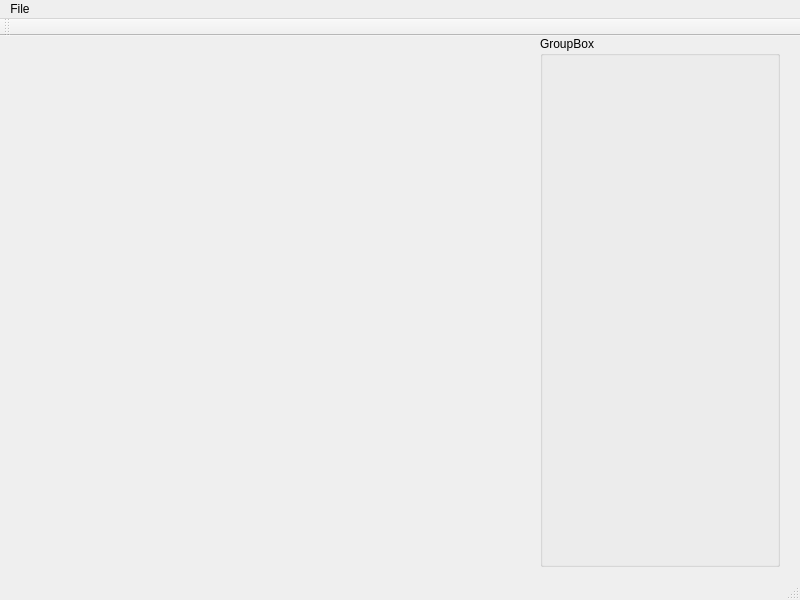
<?xml version="1.0" encoding="UTF-8"?>
<ui version="4.0">
 <class>MainWindow</class>
 <widget class="QMainWindow" name="MainWindow">
  <property name="geometry">
   <rect>
    <x>0</x>
    <y>0</y>
    <width>800</width>
    <height>600</height>
   </rect>
  </property>
  <property name="windowTitle">
   <string>MainWindow</string>
  </property>
  <property name="windowIcon">
   <iconset resource="helloworld.qrc">
    <normaloff>:/img/images/Nvidia.png</normaloff>:/img/images/Nvidia.png</iconset>
  </property>
  <widget class="QWidget" name="centralWidget">
   <widget class="QGroupBox" name="groupBox">
    <property name="geometry">
     <rect>
      <x>540</x>
      <y>0</y>
      <width>240</width>
      <height>531</height>
     </rect>
    </property>
    <property name="title">
     <string>GroupBox</string>
    </property>
   </widget>
  </widget>
  <widget class="QMenuBar" name="menuBar">
   <property name="geometry">
    <rect>
     <x>0</x>
     <y>0</y>
     <width>800</width>
     <height>22</height>
    </rect>
   </property>
   <widget class="QMenu" name="menuFile">
    <property name="title">
     <string>File</string>
    </property>
   </widget>
   <addaction name="menuFile"/>
  </widget>
  <widget class="QToolBar" name="mainToolBar">
   <attribute name="toolBarArea">
    <enum>TopToolBarArea</enum>
   </attribute>
   <attribute name="toolBarBreak">
    <bool>false</bool>
   </attribute>
  </widget>
  <widget class="QStatusBar" name="statusBar"/>
 </widget>
 <layoutdefault spacing="6" margin="11"/>
 <resources>
  <include location="helloworld.qrc"/>
 </resources>
 <connections/>
</ui>
